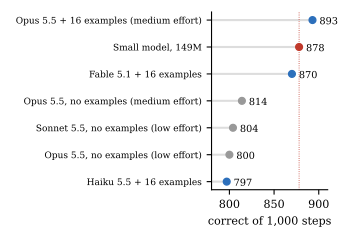

Write Python code to recreate this figure.
"""Figure 1: correct steps out of the same 1,000 AndroidControl test steps (strict metric), recomputed from committed per-step results.
Usage: python paper/fig_ac.py"""
import json
from pathlib import Path
import matplotlib
matplotlib.use("Agg")
import matplotlib.pyplot as plt

R = Path(__file__).resolve().parent.parent; B = R / "bench/results"
strict = [r["strict"] for r in json.load(open(R / "training/ac/pointer_v2/local_eval.json"))]
idx = json.load(open(R / "bench/ac_sample1000.json"))
def ok(f): return sum(r["ok"] for r in json.load(open(B / f))["rows"])
rows = [("Haiku 5.5 + 16 examples", ok("acfs_claude-haiku-5-5_ac_sample1000.json"), "fs"),
        ("Opus 5.5, no examples (low effort)", ok("ac_claude-opus-5-5_ac_sample1000.json"), "zs"),
        ("Sonnet 5.5, no examples (low effort)", ok("ac_claude-sonnet-5-5_ac_sample1000.json"), "zs"),
        ("Opus 5.5, no examples (medium effort)", ok("acfs_claude-opus-5-5_ac_sample1000_ZSmed.json"), "zs"),
        ("Fable 5.1 + 16 examples", ok("acfs_claude-fable-5-1_ac_sample1000.json"), "fs"),
        ("Small model, 149M", sum(strict[i] for i in idx), "ours"),
        ("Opus 5.5 + 16 examples (medium effort)", ok("acfs_claude-opus-5-5_ac_sample1000.json"), "fs")]
col = {"zs": "#999", "fs": "#2c6fbb", "ours": "#c0392b"}
plt.rcParams.update({"font.size": 8, "axes.spines.top": False, "axes.spines.right": False, "font.family": "serif"})
fig, ax = plt.subplots(figsize=(3.4, 2.4))
for k, (name, v, c) in enumerate(rows):
    ax.plot([780, v], [k, k], color="#ddd", lw=1.5, zorder=1); ax.scatter(v, k, color=col[c], s=24, zorder=2)
    ax.annotate(str(v), (v, k), xytext=(5, -3), textcoords="offset points", fontsize=7)
ax.axvline(rows[5][1], color=col["ours"], lw=0.6, ls=":")
ax.set_yticks(range(len(rows))); ax.set_yticklabels([r[0] for r in rows], fontsize=6.5)
ax.set_xlim(780, 910); ax.set_xlabel("correct of 1,000 steps")
fig.tight_layout(); fig.savefig(R / "paper/fig_ac.pdf")
print([(r[0], r[1]) for r in rows])
